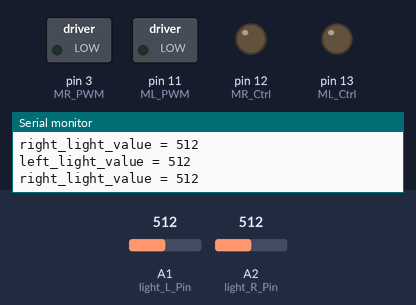
This sketch was run on a simulated Arduino Uno, built with avr-gcc and run on an emulated ATmega328P. Parts: switched loads named in the sketch (green lamp = pin HIGH), output pins drawn as LEDs (lit = HIGH), the last lines printed to the serial monitor. Inputs (shaded band) come from the test bench; at power-on: A1 (light_L_Pin) = 512, A2 (light_R_Pin) = 512.

Above: at 1.2 s.
1.3 s: A1 (light_L_Pin) set to 639
2.8 s: A1 (light_L_Pin) set to 664
At 4.0 s:
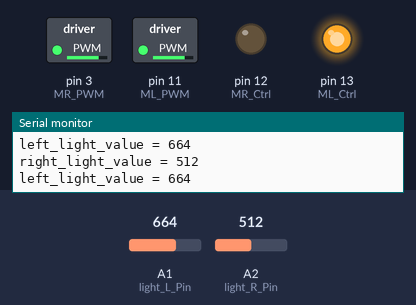
4.3 s: A2 (light_R_Pin) set to 642
7.3 s: A2 (light_R_Pin) set to 663
At 8.1 s:
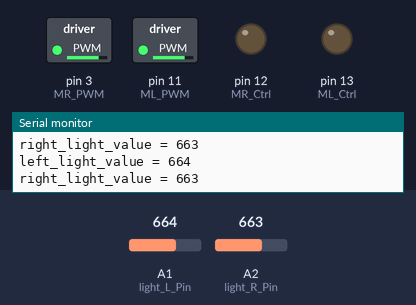
8.8 s: A1 (light_L_Pin) set to 640
At 9.6 s:
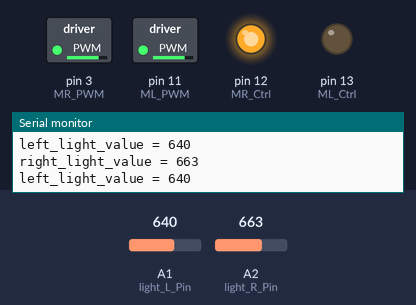
10.3 s: A1 (light_L_Pin) set to 660
At 10.6 s:
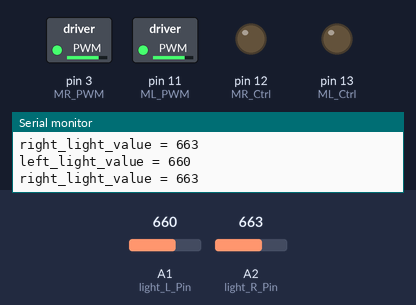
Timing chart, 0 to 12.8 s (numbered marks = the images above; inputs shaded):
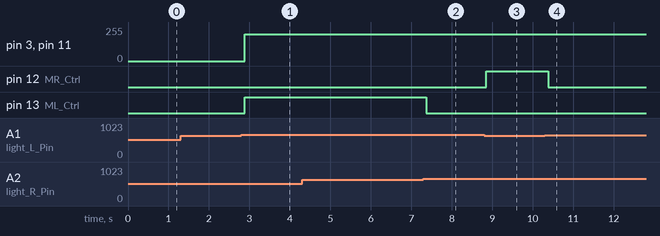

Measured:
- the behaviour switches between 650 and 651 on A1 (light_L_Pin) (found by bisection; images 0 and 1)
- the behaviour switches between 650 and 651 on A2 (light_R_Pin) (found by bisection; images 1 and 2)
- after the input at 2.8 s, pin 3 (MR_PWM), pin 11 (ML_PWM): 0/255 → 200/255 after 0.09 s; pin 13 (ML_Ctrl): LOW → HIGH after 0.09 s
- after the input at 7.3 s, pin 13 (ML_Ctrl): HIGH → LOW after 0.07 s
- after the input at 8.8 s, pin 12 (MR_Ctrl): LOW → HIGH after 0.05 s
- after the input at 10.3 s, pin 12 (MR_Ctrl): HIGH → LOW after 0.08 s

The sketch:

lesson_10.ino
```cpp
/*
 keyestudio Mini Tank Robot v2.0
 lesson 10
 Light-following tank
 http://www.keyestudio.com
*/
#define light_L_Pin A1   //define the pin of left photo resistor
#define light_R_Pin A2   //define the pin of right photo resistor
#define ML_Ctrl 13  //define the direction control pin of left motor
#define ML_PWM 11   //define the PWM control pin of left motor
#define MR_Ctrl 12  //define the direction control pin of right motor
#define MR_PWM 3   //define the PWM control pin of right motor
int left_light;
int right_light;

void setup()
{
  Serial.begin(9600);
  pinMode(light_L_Pin, INPUT);
  pinMode(light_R_Pin, INPUT);
  pinMode(ML_Ctrl, OUTPUT);
  pinMode(ML_PWM, OUTPUT);
  pinMode(MR_Ctrl, OUTPUT);
  pinMode(MR_PWM, OUTPUT);
}

void loop()
{
  left_light = analogRead(light_L_Pin);
  right_light = analogRead(light_R_Pin);
  Serial.print("left_light_value = ");
  Serial.println(left_light);
  Serial.print("right_light_value = ");
  Serial.println(right_light);
  if (left_light > 650 && right_light > 650) //the value detected photo resistor，go front
  {
    Car_front();
  }
  else if (left_light > 650 && right_light <= 650)  //the value detected photo resistor，turn left
  {
    Car_left();
  }
  else if (left_light <= 650 && right_light > 650) //the value detected photo resistor，turn right
  {
    Car_right();
  }
  else  //other situations, stop
  {
    Car_Stop();
  }
}
void Car_front()
{
  digitalWrite(MR_Ctrl,LOW);
  analogWrite(MR_PWM,200);
  digitalWrite(ML_Ctrl,LOW);
  analogWrite(ML_PWM,200);
}
void Car_left()
{
  digitalWrite(MR_Ctrl,LOW);
  analogWrite(MR_PWM,200);
  digitalWrite(ML_Ctrl,HIGH);
  analogWrite(ML_PWM,200);
}
void Car_right()
{
  digitalWrite(MR_Ctrl,HIGH);
  analogWrite(MR_PWM,200);
  digitalWrite(ML_Ctrl,LOW);
  analogWrite(ML_PWM,200);
}
void Car_Stop()
{
  digitalWrite(MR_Ctrl,LOW);
  analogWrite(MR_PWM,0);
  digitalWrite(ML_Ctrl,LOW);
  analogWrite(ML_PWM,0);
}
//****************************************************************
```
